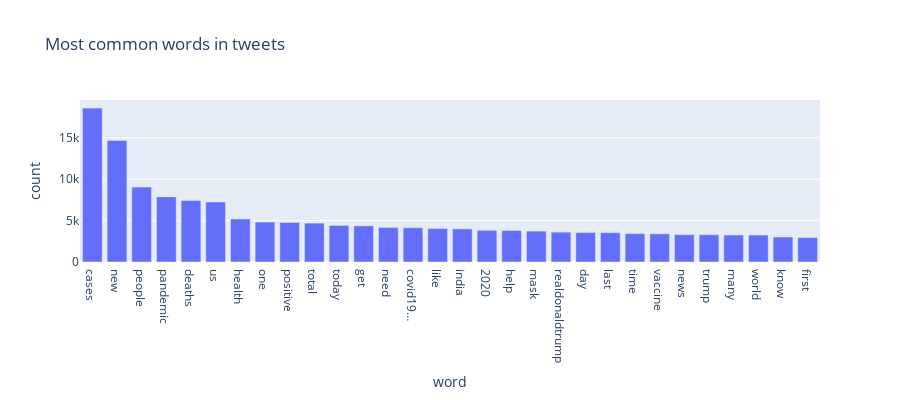

Notebook code cell kept with this figure:
### Code cell
word_count = Counter(words_list)

words_df = pd.DataFrame(word_count.most_common(30), columns=['word', 'count'])
words_df.head()

px.bar(words_df, x='word', y='count', title='Most common words in tweets', height=400)

### Figure 1 — Plotly figure (JSON) as saved in the notebook; plotly's stock layout.template omitted (floating-point values rounded to 4 significant figures)
{"data": [{"alignmentgroup": "True", "hovertemplate": "word=%{x}<br>count=%{y}<extra></extra>", "legendgroup": "", "marker": {"color": "#636efa", "pattern": {"shape": ""}}, "name": "", "offsetgroup": "", "orientation": "v", "showlegend": false, "textposition": "auto", "type": "bar", "x": ["cases", "new", "people", "pandemic", "deaths", "us", "health", "one", "positive", "total", "today", "get", "need", "covid19…", "like", "india", "2020", "help", "mask", "realdonaldtrump", "day", "last", "time", "vaccine", "news", "trump", "many", "world", "know", "first"], "xaxis": "x", "y": [18596, 14683, 9053, 7869, 7429, 7245, 5188, 4825, 4773, 4701, 4420, 4365, 4178, 4143, 4042, 3999, 3830, 3809, 3735, 3608, 3558, 3540, 3431, 3403, 3306, 3295, 3263, 3255, 3025, 2951], "yaxis": "y"}], "layout": {"barmode": "relative", "height": 400, "legend": {"tracegroupgap": 0}, "title": {"text": "Most common words in tweets"}, "xaxis": {"anchor": "y", "domain": [0, 1], "title": {"text": "word"}}, "yaxis": {"anchor": "x", "domain": [0, 1], "title": {"text": "count"}}}}
